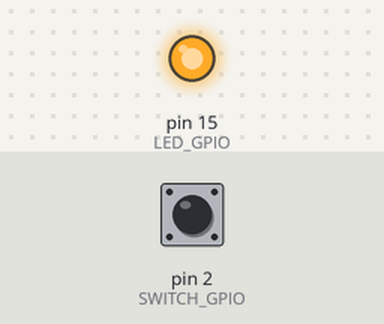
The sketch below on a simulated Arduino Uno, built with avr-gcc and run on an emulated ATmega328P. Parts: output pins drawn as LEDs (lit = HIGH). Inputs (shaded band) come from the test bench; at power-on: pin 2 (SWITCH_GPIO) HIGH. What the sketch prints to the serial monitor is not drawn.

Above: at 1.2 s.
1.3 s: pin 2 (SWITCH_GPIO) pulled LOW for 0.15 s
At 1.37 s:
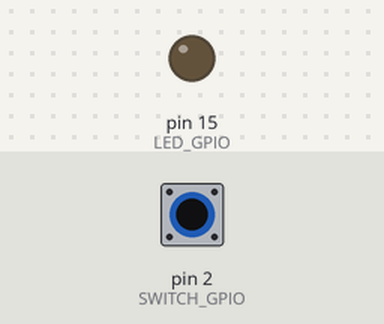
2.9 s: pin 2 (SWITCH_GPIO) pulled LOW for 3.2 s
At 7.3 s:
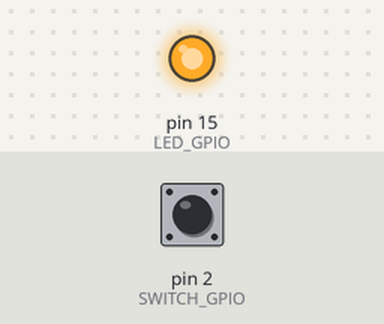
Timing chart, 0 to 8.8 s (numbered marks = the images above; inputs shaded):
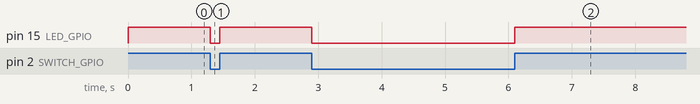

The sketch:

2.SwitchGPIO.ino
```cpp
#define LED_GPIO      15
#define SWITCH_GPIO   2


void setup() {
  // put your setup code here, to run once:
  pinMode(LED_GPIO, OUTPUT);
  pinMode(SWITCH_GPIO, INPUT);

  Serial.begin(115200);

}

void loop() {
  // put your main code here, to run repeatedly:

  int StatusSwitch;
  StatusSwitch = digitalRead(SWITCH_GPIO);

  if(StatusSwitch == LOW)
  {
    digitalWrite(LED_GPIO, LOW);

  }
  else
    digitalWrite(LED_GPIO, HIGH);

   Serial.println(StatusSwitch);
}
```

Measured:
- after the input at 1.3 s, pin 15 (LED_GPIO): HIGH → LOW at once, → HIGH 0.15 s later
- after the input at 2.9 s, pin 15 (LED_GPIO): HIGH → LOW at once, → HIGH 3.2 s later
